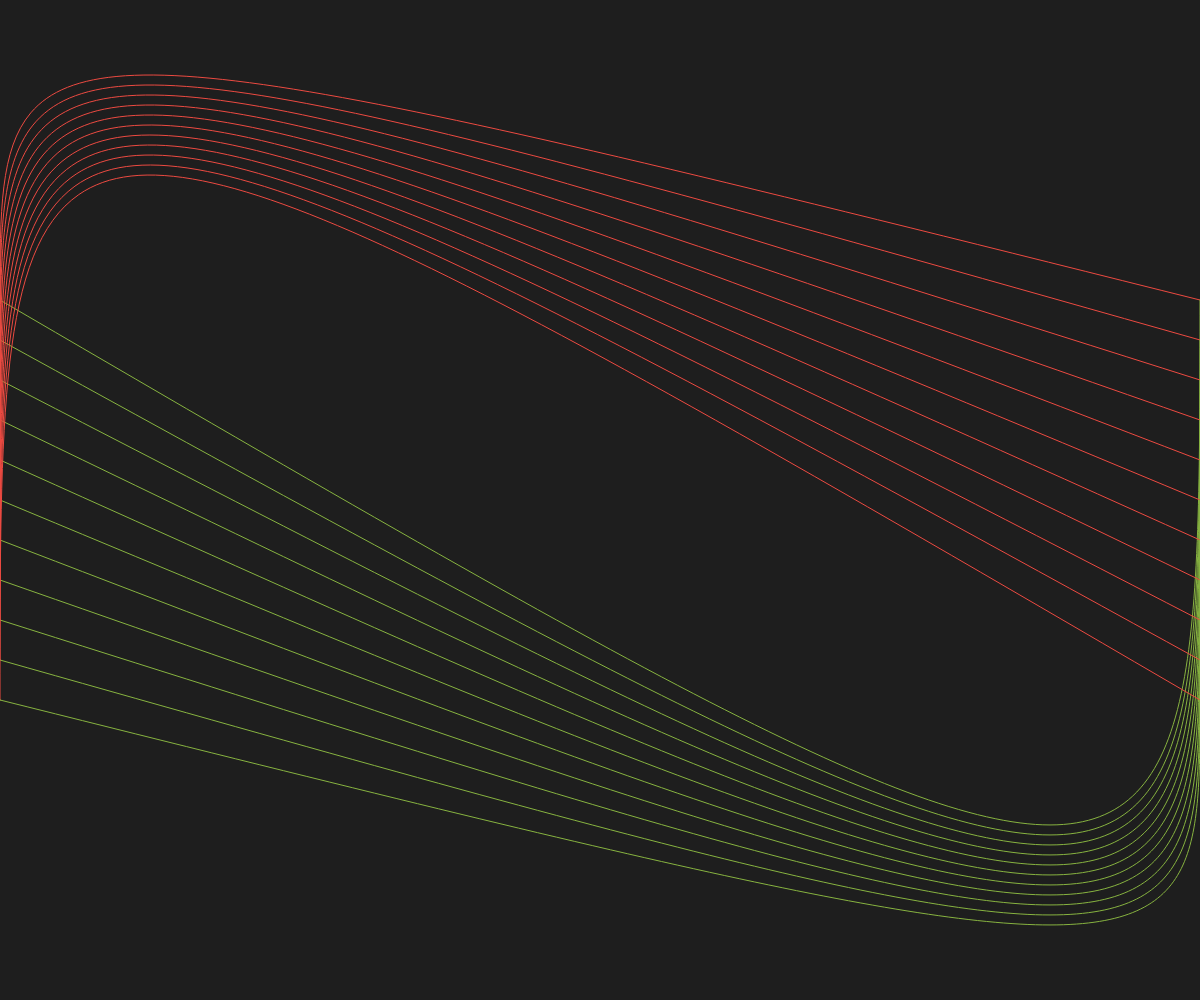
Frame 1 (no input)
Frame 60 (no input): identical to frame 1, image omitted
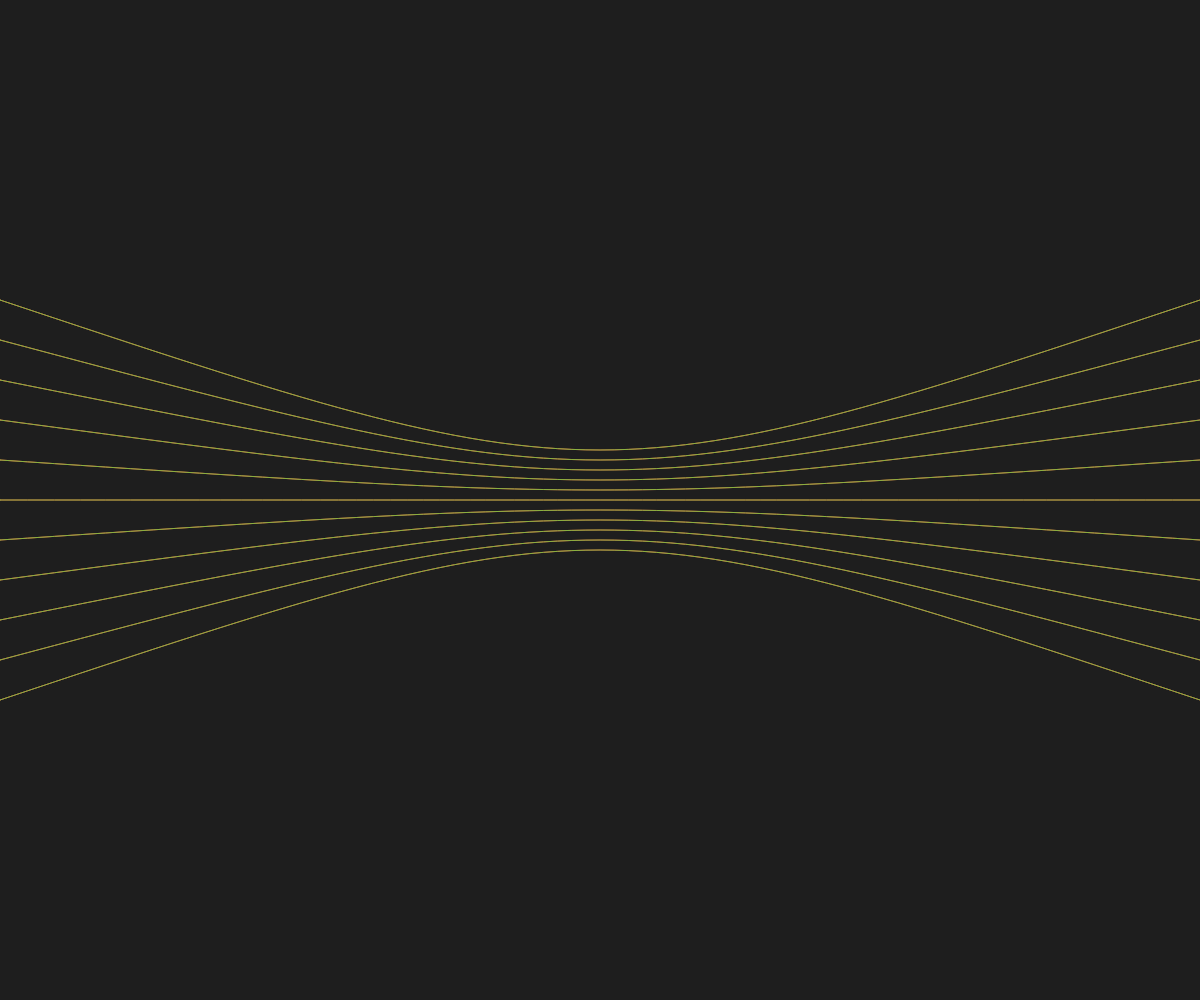
Frame 120 (the mouse pressed at the canvas centre since frame 60)

The p5.js sketch that drew these frames (run headless with seeded random() and noise() and a simulated clock; from frame 60 on, the mouse is pressed at the canvas centre):

// p5.js sketch
// ── sketch.js
function setup() {
  createCanvas(windowWidth, windowHeight);
}

function draw() {
  background(30);
  noFill();

  let d = 40
  for(i=-5;i<6;i++){
    stroke('#EC4A41');
    bezier(0,height/2+i*d,mouseX, mouseY, mouseX,mouseY,width,height/2+i*d);

    stroke('#87B340');
    bezier(0,height/2+i*d,width-mouseX, height-mouseY, width-mouseX,height-mouseY,width,height/2+i*d);
  }
  }
